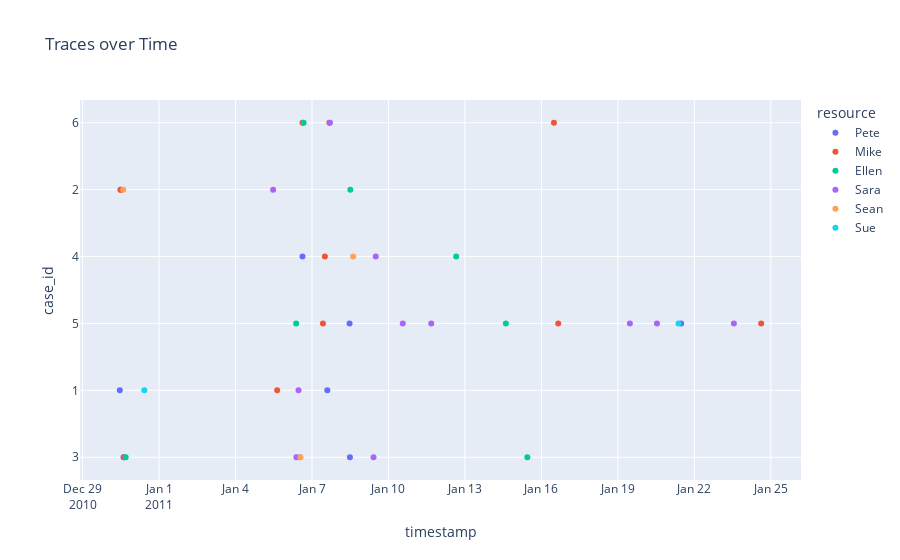

The cell this chart's notebook holds for it:
### Code cell
fig = px.scatter(df, x=dfs.iloc[:,2].values.tolist(), y=dfs.iloc[:,0].values.tolist(), color=dfs.iloc[:,4].values.tolist(),
                labels={'x':dfs.columns[2],
                        'y':dfs.columns[0],
                        'color':dfs.columns[4],
                    
                },
                title="Traces over Time"
                )
fig.update_layout(yaxis_type = 'category')
fig.show()

### Figure 1 — Plotly figure (JSON) as saved in the notebook; plotly's stock layout.template omitted (floating-point values rounded to 4 significant figures)
{"data": [{"hovertemplate": "resource=Pete<br>timestamp=%{x}<br>case_id=%{y}<extra></extra>", "legendgroup": "Pete", "marker": {"color": "#636efa", "symbol": "circle"}, "mode": "markers", "name": "Pete", "orientation": "v", "showlegend": true, "type": "scatter", "x": ["2010-12-30 14:32:00+01:00", "2011-01-08 11:43:00+01:00", "2010-12-30 11:02:00+01:00", "2011-01-07 14:24:00+01:00", "2011-01-08 11:22:00+01:00", "2011-01-21 11:34:00+01:00", "2011-01-06 15:02:00+01:00"], "xaxis": "x", "y": [3, 3, 1, 1, 5, 5, 4], "yaxis": "y"}, {"hovertemplate": "resource=Mike<br>timestamp=%{x}<br>case_id=%{y}<extra></extra>", "legendgroup": "Mike", "marker": {"color": "#EF553B", "symbol": "circle"}, "mode": "markers", "name": "Mike", "orientation": "v", "showlegend": true, "type": "scatter", "x": ["2010-12-30 15:06:00+01:00", "2010-12-30 11:32:00+01:00", "2010-12-30 12:12:00+01:00", "2011-01-05 15:12:00+01:00", "2011-01-06 15:02:00+01:00", "2011-01-07 16:22:00+01:00", "2011-01-16 11:47:00+01:00", "2011-01-07 10:16:00+01:00", "2011-01-16 15:50:00+01:00", "2011-01-24 14:56:00+01:00", "2011-01-07 12:06:00+01:00"], "xaxis": "x", "y": [3, 2, 2, 1, 6, 6, 6, 5, 5, 5, 4], "yaxis": "y"}, {"hovertemplate": "resource=Ellen<br>timestamp=%{x}<br>case_id=%{y}<extra></extra>", "legendgroup": "Ellen", "marker": {"color": "#00cc96", "symbol": "circle"}, "mode": "markers", "name": "Ellen", "orientation": "v", "showlegend": true, "type": "scatter", "x": ["2010-12-30 16:34:00+01:00", "2011-01-15 10:45:00+01:00", "2011-01-08 12:05:00+01:00", "2011-01-06 16:06:00+01:00", "2011-01-06 09:02:00+01:00", "2011-01-14 14:33:00+01:00", "2011-01-12 15:44:00+01:00"], "xaxis": "x", "y": [3, 3, 2, 6, 5, 5, 4], "yaxis": "y"}, {"hovertemplate": "resource=Sara<br>timestamp=%{x}<br>case_id=%{y}<extra></extra>", "legendgroup": "Sara", "marker": {"color": "#ab63fa", "symbol": "circle"}, "mode": "markers", "name": "Sara", "orientation": "v", "showlegend": true, "type": "scatter", "x": ["2011-01-06 09:18:00+01:00", "2011-01-06 12:18:00+01:00", "2011-01-09 09:55:00+01:00", "2011-01-05 11:22:00+01:00", "2011-01-06 11:18:00+01:00", "2011-01-07 16:52:00+01:00", "2011-01-10 13:28:00+01:00", "2011-01-11 16:18:00+01:00", "2011-01-19 11:18:00+01:00", "2011-01-20 12:48:00+01:00", "2011-01-23 13:12:00+01:00", "2011-01-09 12:02:00+01:00"], "xaxis": "x", "y": [3, 3, 3, 2, 1, 6, 5, 5, 5, 5, 5, 4], "yaxis": "y"}, {"hovertemplate": "resource=Sean<br>timestamp=%{x}<br>case_id=%{y}<extra></extra>", "legendgroup": "Sean", "marker": {"color": "#FFA15A", "symbol": "circle"}, "mode": "markers", "name": "Sean", "orientation": "v", "showlegend": true, "type": "scatter", "x": ["2011-01-06 13:06:00+01:00", "2010-12-30 14:16:00+01:00", "2011-01-08 14:43:00+01:00"], "xaxis": "x", "y": [3, 2, 4], "yaxis": "y"}, {"hovertemplate": "resource=Sue<br>timestamp=%{x}<br>case_id=%{y}<extra></extra>", "legendgroup": "Sue", "marker": {"color": "#19d3f3", "symbol": "circle"}, "mode": "markers", "name": "Sue", "orientation": "v", "showlegend": true, "type": "scatter", "x": ["2010-12-31 10:06:00+01:00", "2011-01-21 09:06:00+01:00"], "xaxis": "x", "y": [1, 5], "yaxis": "y"}], "layout": {"legend": {"title": {"text": "resource"}, "tracegroupgap": 0}, "title": {"text": "Traces over Time"}, "xaxis": {"anchor": "y", "domain": [0, 1], "title": {"text": "timestamp"}}, "yaxis": {"anchor": "x", "domain": [0, 1], "title": {"text": "case_id"}, "type": "category"}}}
